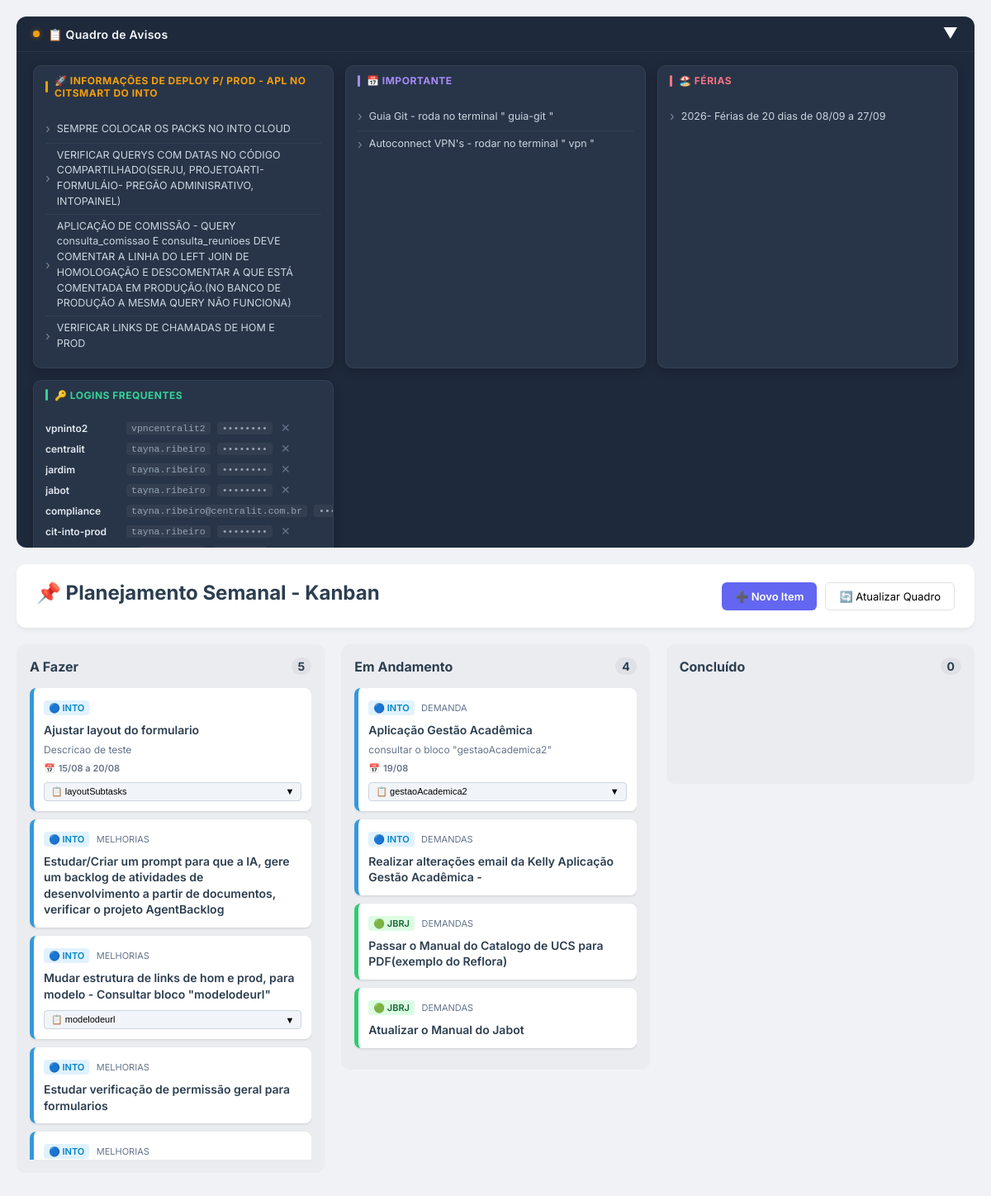
The page / on the database its author committed.
### tables this page shows
CREATE TABLE notices (
                id INTEGER PRIMARY KEY AUTOINCREMENT,
                section TEXT NOT NULL,
                text TEXT NOT NULL,
                is_active INTEGER DEFAULT 1,
                created_at TEXT NOT NULL
            );

CREATE TABLE tasks (
                id INTEGER PRIMARY KEY AUTOINCREMENT,
                title TEXT NOT NULL,
                description TEXT,
                contract TEXT NOT NULL,
                tag TEXT NOT NULL,
                status TEXT NOT NULL,
                start_date TEXT,
                end_date TEXT,
                subtask_title TEXT,
                is_active INTEGER DEFAULT 1,
                created_at TEXT NOT NULL
            );

### kanban_semanal.py (the view)
@app.route('/')
def index():
    tasks = parse_tasks()
    notices = parse_notice_board()
    return render_template('index.html', tasks=tasks, notices=notices)

### kanban_semanal.py (called while the page is built)
def get_db():
    conn = sqlite3.connect(DATABASE)
    conn.row_factory = sqlite3.Row
    return conn

def parse_notice_board():
    init_db()
    migrate_txt_to_sqlite()
    sections = {}
    try:
        with get_db() as db:
            cursor = db.execute("SELECT id, section, text FROM notices WHERE is_active = 1 ORDER BY id ASC")
            rows = cursor.fetchall()
            for row in rows:
                sec = row['section'].upper()
                if sec not in sections:
                    sections[sec] = []
                sections[sec].append({
                    'line_idx': row['id'],
                    'text': row['text']
                })
    except Exception as e:
        print(f"Erro ao buscar avisos: {e}")
    notices = []
    for title, items in sections.items():
        notices.append({
            'title': title,
            'items': items
        })
    return notices

### templates/index.html (shortened to what this page needs)
<!DOCTYPE html>
<html lang="pt-BR">
<head>
</head>
<body>
    <div class="notice-board-wrapper" id="noticeBoardWrapper">
        <div class="notice-toggle-bar" onclick="toggleNoticeBoard()"
            title="Clique para recolher/expandir o Quadro de Avisos">
            <div class="bar-left">
                <span class="dot"></span>
                <span>📋 Quadro de Avisos</span>
            </div>
            <span class="toggle-arrow" id="noticeArrow">▼</span>
        </div>
        <div class="notice-board" id="noticeBoard">
            {% for section in notices %}
            {% set icon = '🚀' if 'DEPLOY' in section.title.upper() else ('📅' if 'IMPORTANTE' in section.title.upper()
            else ('🏖️' if 'FÉRIAS' in section.title.upper() or 'FERIAS' in section.title.upper() else '📌')) %}
            {% set accent = '#f59e0b' if 'DEPLOY' in section.title.upper() else ('#a78bfa' if 'IMPORTANTE' in
            section.title.upper() else ('#fb7185' if 'FÉRIAS' in section.title.upper() or 'FERIAS' in
            section.title.upper() else '#60a5fa')) %}
            <div class="notice-card">
                <div class="notice-card-header" style="color: {{ accent }};">
                    <span class="accent-bar" style="background: {{ accent }};"></span>
                    {{ icon }} {{ section.title }}
                </div>
                <div class="notice-card-body">
                    {% for item in section['items'] %}
                    <div class="notice-item" style="display: flex; justify-content: space-between; align-items: center;">
                        <span style="flex-grow: 1;">{{ item.text }}</span>
                    </div>
                    {% endfor %}
                </div>
            </div>
            {% endfor %}
            <div class="notice-card login-card" id="loginCard">
                <div class="notice-card-header" style="color: #34d399;">
                    <span class="accent-bar" style="background: #34d399;"></span>
                    🔑 Logins Frequentes
                </div>
                <div class="notice-card-body">
                    <div id="loginList"></div>
                </div>
            </div>
        </div>
    </div>
    <div class="header">
        <div>
            <h1 style="margin-bottom: 8px;">📌 Planejamento Semanal - Kanban</h1>
        </div>
        <div style="display: flex; gap: 10px;">
            <button onclick="document.getElementById('addDialog').showModal()"
                style="padding: 8px 16px; cursor: pointer; border: none; border-radius: 6px; background: #6366f1; color: white; font-family: inherit; font-size: 13px; font-weight: 600; transition: background 0.2s;"
                onmouseover="this.style.background='#4f46e5'" onmouseout="this.style.background='#6366f1'">
                ➕ Novo Item
            </button>
            <button onclick="location.reload()"
                style="padding: 8px 16px; cursor: pointer; border: 1px solid #dee2e6; border-radius: 6px; background: white; font-family: inherit; font-size: 13px;">
                🔄 Atualizar Quadro
            </button>
        </div>
    </div>
    <div class="board">
        <div class="column">
            <div class="column-header">
                A Fazer <span class="column-count" id="count-todo">0</span>
            </div>
            <div class="task-list" id="todo" data-status="todo">
                {% for task in tasks if task.status == 'todo' %}
                <div class="task-card {{ task.contract }}" data-id="{{ task.id }}" data-contract="{{ task.contract }}"
                    data-type="{{ task.type }}">
                    <div>
                        <span class="task-badge badge-{{ task.contract }}">
                            {% if task.contract == 'INTO' %}
                            🔵 INTO
                            {% elif task.contract == 'JBRJ' %}
                            🟢 JBRJ
                            {% elif task.contract == 'PESSOAL' %}
                            👤 PESSOAL
                            {% else %}
                            ⚪ {{ task.contract }}
                            {% endif %}
                        </span>
                        <span class="task-type">{{ task.type }}</span>
                    </div>
                    <div class="task-text">{{ task.text }}</div>
                    {% if task.description %}
                    <div style="font-size: 12px; color: #64748b; margin-top: 6px; white-space: pre-wrap;">{{ task.description }}</div>
                    {% endif %}
                    {% if task.start_date or task.end_date %}
                    <div style="font-size: 11px; color: #64748b; margin-top: 8px; font-weight: 600; display: flex; align-items: center; gap: 4px;">
                        <span>📅</span>
                        <span>
                            {% if task.start_date %}{{ task.start_date.split('-')[2] }}/{{ task.start_date.split('-')[1] }}{% endif %}
                            {% if task.start_date and task.end_date %} a {% endif %}
                            {% if task.end_date %}{{ task.end_date.split('-')[2] }}/{{ task.end_date.split('-')[1] }}{% endif %}
                        </span>
                    </div>
                    {% endif %}
                    {% if task.subtask_title %}
                    <button class="btn-subtasks" onclick="toggleSubtasks(this, '{{ task.subtask_file }}')">
                        <span>📋 {{ task.subtask_title }}</span>
                        <span class="arrow">▼</span>
                    </button>
                    {% endif %}
                </div>
                {% endfor %}
            </div>
        </div>
        <div class="column">
            <div class="column-header">
                Em Andamento <span class="column-count" id="count-doing">0</span>
            </div>
            <div class="task-list" id="doing" data-status="doing">
                {% for task in tasks if task.status == 'doing' %}
                <div class="task-card {{ task.contract }}" data-id="{{ task.id }}" data-contract="{{ task.contract }}"
                    data-type="{{ task.type }}">
                    <div>
                        <span class="task-badge badge-{{ task.contract }}">
                            {% if task.contract == 'INTO' %}
                            🔵 INTO
                            {% elif task.contract == 'JBRJ' %}
                            🟢 JBRJ
                            {% elif task.contract == 'PESSOAL' %}
                            👤 PESSOAL
                            {% else %}
                            ⚪ {{ task.contract }}
                            {% endif %}
                        </span>
                        <span class="task-type">{{ task.type }}</span>
                    </div>
                    <div class="task-text">{{ task.text }}</div>
                    {% if task.description %}
                    <div style="font-size: 12px; color: #64748b; margin-top: 6px; white-space: pre-wrap;">{{ task.description }}</div>
                    {% endif %}
                    {% if task.start_date or task.end_date %}
                    <div style="font-size: 11px; color: #64748b; margin-top: 8px; font-weight: 600; display: flex; align-items: center; gap: 4px;">
                        <span>📅</span>
                        <span>
                            {% if task.end_date %}{{ task.end_date.split('-')[2] }}/{{ task.end_date.split('-')[1] }}{% endif %}
                        </span>
                    </div>
                    {% endif %}
                    {% if task.subtask_title %}
                    <button class="btn-subtasks" onclick="toggleSubtasks(this, '{{ task.subtask_file }}')">
                        <span>📋 {{ task.subtask_title }}</span>
                        <span class="arrow">▼</span>
                    </button>
                    {% endif %}
                </div>
                {% endfor %}
            </div>
        </div>
        <div class="column">
            <div class="column-header">
                Concluído <span class="column-count" id="count-done">0</span>
            </div>
            <div class="task-list" id="done" data-status="done">
            </div>
        </div>
    </div>
</body>
</html>

### rows shown on the page
notices: text "SEMPRE COLOCAR OS PACKS NO INTO CLOUD"
notices: text "VERIFICAR QUERYS COM DATAS NO CÓDIGO COMPARTILHADO(SERJU, PROJETOARTI- FORMULÁIO- PREGÃO ADMINISRATIVO, INTOPAINEL)"
notices: text "APLICAÇÃO DE COMISSÃO - QUERY consulta_comissao E consulta_reunioes DEVE COMENTAR A LINHA DO LEFT JOIN DE HOMOLOGAÇÃO E DESCOMENTAR A QUE ESTÁ COMENTADA EM PRODUÇÃO.(NO BANCO DE PRODUÇÃO A MESMA QUERY NÃO FUNCIONA)"
notices: text "VERIFICAR LINKS DE CHAMADAS DE HOM E PROD"
notices: text "Guia Git - roda no terminal \" guia-git \""
notices: text "Autoconnect VPN's - rodar no terminal \" vpn \""
notices: text "2026- Férias de 20 dias de 08/09 a 27/09"
tasks: contract "🔵 INTO", text "Ajustar layout do formulario", description "Descricao de teste", start_date "15", start_date "08", end_date "20", end_date "08", subtask_title "layoutSubtasks"
tasks: contract "🔵 INTO", type "MELHORIAS", text "Estudar/Criar um prompt para que a IA, gere um backlog de atividades de desenvolvimento a partir de documentos, verificar o projeto AgentBacklog"
tasks: contract "🔵 INTO", type "MELHORIAS", text "Mudar estrutura de links de hom e prod, para modelo - Consultar bloco \"modelodeurl\"", subtask_title "modelodeurl"
tasks: contract "🔵 INTO", type "MELHORIAS", text "Estudar verificação de permissão geral para formularios"
tasks: contract "🔵 INTO", type "MELHORIAS"
tasks: contract "🔵 INTO", type "DEMANDA", text "Aplicação Gestão Acadêmica", description "consultar o bloco \"gestaoAcademica2\"", end_date "19", end_date "08", subtask_title "gestaoAcademica2"
tasks: contract "🔵 INTO", type "DEMANDAS", text "Realizar alterações email da Kelly Aplicação Gestão Acadêmica -"
tasks: contract "🟢 JBRJ", type "DEMANDAS", text "Passar o Manual do Catalogo de UCS para PDF(exemplo do Reflora)"
tasks: contract "🟢 JBRJ", type "DEMANDAS", text "Atualizar o Manual do Jabot"

### other values the page prints
{{ icon }} "🚀" "📅" "🏖️"
{{ section.title }} "INFORMAÇÕES DE DEPLOY P/ PROD - APL NO CITSMART DO INTO" "IMPORTANTE" "FÉRIAS"
